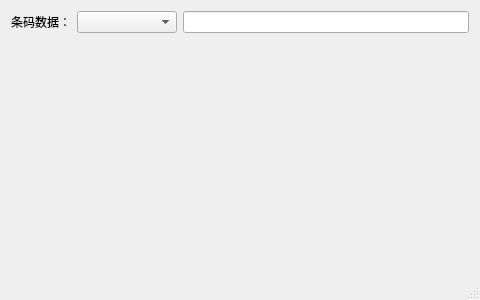
<?xml version="1.0" encoding="UTF-8"?>
<ui version="4.0">
 <class>MainWindow</class>
 <widget class="QMainWindow" name="MainWindow">
  <property name="geometry">
   <rect>
    <x>0</x>
    <y>0</y>
    <width>480</width>
    <height>300</height>
   </rect>
  </property>
  <property name="windowTitle">
   <string>MainWindow</string>
  </property>
  <widget class="QWidget" name="centralWidget">
   <layout class="QGridLayout" name="gridLayout">
    <item row="0" column="0">
     <widget class="QLabel" name="label">
      <property name="text">
       <string>条码数据：</string>
      </property>
     </widget>
    </item>
    <item row="0" column="1">
     <widget class="QComboBox" name="comboBox">
      <property name="minimumSize">
       <size>
        <width>100</width>
        <height>0</height>
       </size>
      </property>
     </widget>
    </item>
    <item row="0" column="2">
     <widget class="QLineEdit" name="lineEdit"/>
    </item>
    <item row="1" column="0" colspan="3">
     <widget class="QLabel" name="labelBarcode">
      <property name="text">
       <string/>
      </property>
     </widget>
    </item>
   </layout>
  </widget>
  <widget class="QStatusBar" name="statusBar"/>
 </widget>
 <layoutdefault spacing="6" margin="11"/>
 <resources/>
 <connections/>
</ui>
